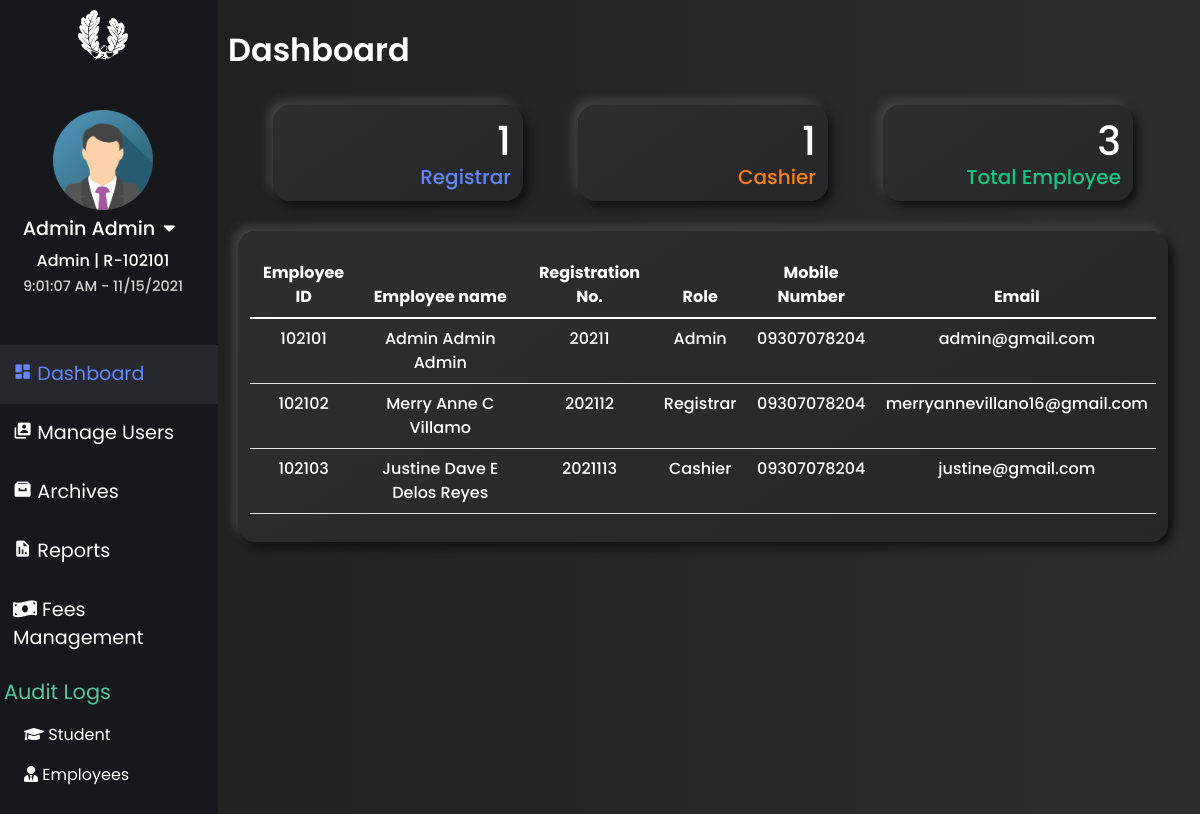
Before: /html/registrar_access.php (signed in) with the older database file.
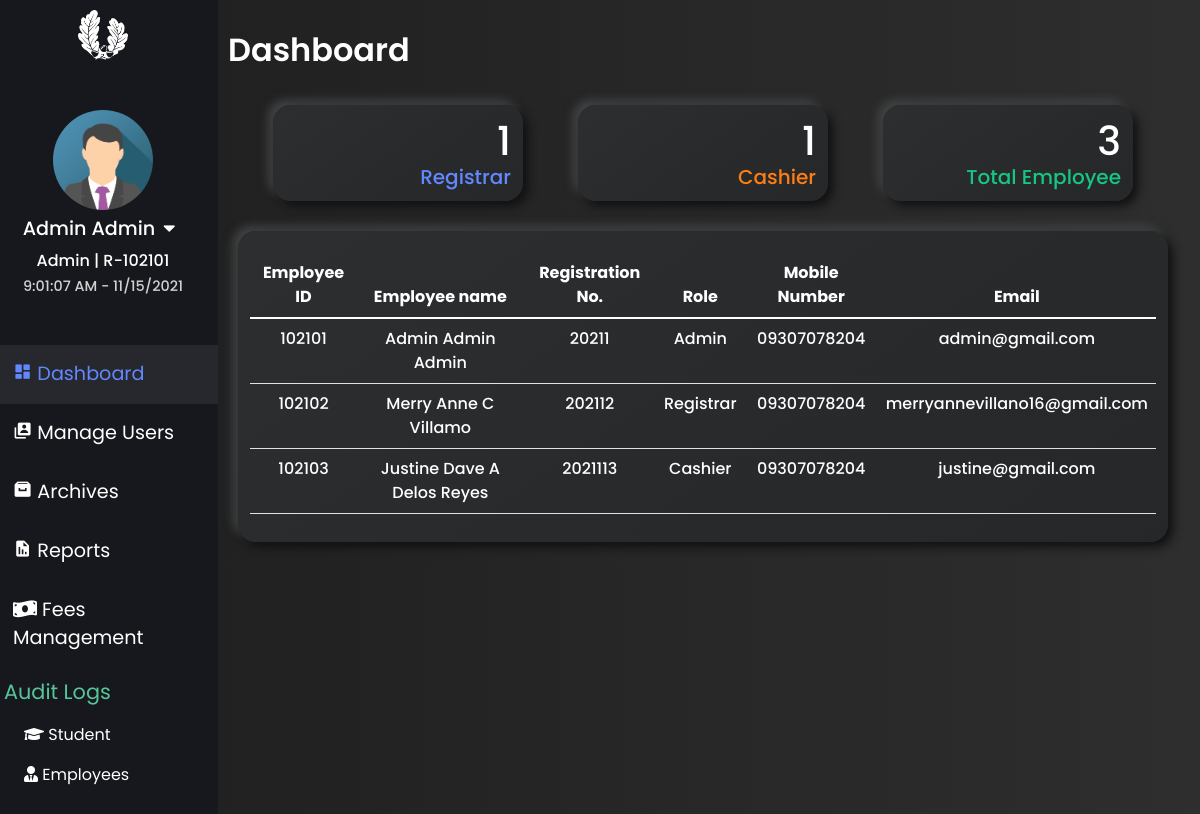
After: the same page with the newer database file.
### tables this page shows
CREATE TABLE `tbl_employee_info` (
  `reg_no` varchar(255) NOT NULL,
  `employee_id` int(20) NOT NULL,
  `role` varchar(20) NOT NULL,
  `firstname` varchar(100) NOT NULL,
  `lastname` varchar(100) NOT NULL,
  `middlename` varchar(100) NOT NULL,
  `sex` varchar(20) NOT NULL,
  `email` varchar(255) NOT NULL,
  `address` longtext NOT NULL,
  `contact_number` varchar(15) NOT NULL,
  `hireDate` varchar(100) NOT NULL,
  `joined_date` varchar(100) NOT NULL
);

### html/registrar_access.php (the view, shortened to what the changed rows need)
<?php
  require_once '../connection/Config.php';
?>
<!doctype html>
<html lang="en">
  <head>
    <link rel="stylesheet" type="text/css" href="https://cdn.datatables.net/v/bs5/jq-3.6.0/dt-1.11.3/b-2.0.1/datatables.min.css"/>
    <link rel="stylesheet" href="https://cdn.jsdelivr.net/npm/bootstrap@5.1.3/dist/css/bootstrap.min.css">
        <link rel="stylesheet" href="https://pro.fontawesome.com/releases/v5.10.0/css/all.css"/>
        <link rel="stylesheet" href="https://cdnjs.cloudflare.com/ajax/libs/font-awesome/5.14.0/css/all.min.css" />
        <link href='https://unpkg.com/boxicons@2.0.9/css/boxicons.min.css' rel='stylesheet'>
    <link rel="stylesheet" type="text/css" href="../css/registrar_access.css?<?php echo time(); ?>" />
    <link rel="stylesheet" href="https://cdnjs.cloudflare.com/ajax/libs/animate.css/4.1.1/animate.min.css"/>
    <link rel="stylesheet" href="https://cdn.linearicons.com/free/1.0.0/icon-font.min.css">
  </head>
  <body>
    <div class="row">
        <div class="col-sm right-tab">
          <div class="tab-content" id="v-pills-tabContent">
            <div class="tab-pane fade show active" id="v-pills-dashboard" role="tabpanel" aria-labelledby="v-pills-dashboard-tab">
            <div class="dashBoardForRegistrar" id="dashboardForAdminId">
              <div class="studentCountBox" id="">
                        <h1>
                          <?php
                          $sql = "SELECT `role`FROM `tbl_employee_info` WHERE `role` = 'Registrar'";
                          $statement = $con->prepare($sql);
                          $statement->execute();
                          $result = $statement->get_result();
                          $count = mysqli_num_rows($result);
                          echo $count;
                        ?>
                      </h1>
              </div>
              <div class="studentCountBox" id="">
                        <h1>
                          <?php
                          $sql = "SELECT `role`FROM `tbl_employee_info` WHERE `role` = 'Cashier'";
                          $statement = $con->prepare($sql);
                          $statement->execute();
                          $result = $statement->get_result();
                          $count = mysqli_num_rows($result);
                          echo $count;
                        ?>
                      </h1>
              </div>
              <div class="studentCountBox" id="">
                        <h1>
                        <?php
                        $sql = "SELECT * FROM tbl_employee_info";
                        $statement = $con->prepare($sql);
                        $statement->execute();
                        $result = $statement->get_result();
                        $count = mysqli_num_rows($result);
                        echo $count;
                      ?>
                      </h1>
              </div>
                  <div class="dashboardBox">
                        <table class="table" style="color: var(--white)">
                            <thead class="thead-light">
                              <tr>
                                <th scope="col">Employee ID</th>
                                <th scope="col">Employee name</th>
                                <th scope="col">Registration No.</th>
                                <th scope="col">Role</th>
                                <th scope="col">Mobile Number</th>
                                <th scope="col">Email</th>
                              </tr>
                            </thead>
                            <tbody id="adminDash">
                            <?php
                            $sql ="SELECT reg_no, employee_id, role, CONCAT(firstname,' ',middlename,' ',lastname) AS fullname,  email, contact_number
                            FROM tbl_employee_info";
                            $stmt = $con->prepare($sql);
                            $stmt->execute();
                            $res = $stmt->get_result();
                            $count = $res->num_rows;
                            ?>
                            <?php
                            if($count > 0){
                            while($data = $res->fetch_assoc()){?>
                            <tr class="text-center">
                                <td><?=$data['employee_id'];?></td>
                                <td><?=$data['fullname'];?></td>
                                <td><?=$data['reg_no'];?></td>
                                <td><?=$data['role'];?></td>
                                <td><?=$data['contact_number'];?></td>
                                <td><?=$data['email'];?></td>
                            </tr>
                            <?php }?>
                            <?php }else{?>
                            <tr>
                                <td><?php echo "No Records"?></td>
                            </tr>
                            <?php }
                            ?>
                          </tbody>
                        </table>
                        </div>
                      </div>
          </div>
          </div>
        </div>
    </div>
  </body>
</html>

Changed rows visible on the page:
changed tbl_employee_info "Cashier": fullname "Justine Dave E Delos Reyes" → "Justine Dave A Delos Reyes"
